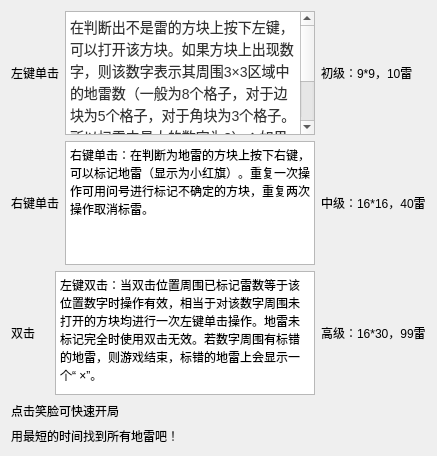
<?xml version="1.0" encoding="UTF-8"?>
<ui version="4.0">
 <class>infoDialog</class>
 <widget class="QDialog" name="infoDialog">
  <property name="geometry">
   <rect>
    <x>0</x>
    <y>0</y>
    <width>437</width>
    <height>456</height>
   </rect>
  </property>
  <property name="windowTitle">
   <string>Dialog</string>
  </property>
  <layout class="QGridLayout" name="gridLayout">
   <item row="0" column="0" colspan="2">
    <layout class="QHBoxLayout" name="horizontalLayout">
     <item>
      <widget class="QLabel" name="label">
       <property name="text">
        <string>左键单击</string>
       </property>
      </widget>
     </item>
     <item>
      <widget class="QTextBrowser" name="textBrowser">
       <property name="html">
        <string>&lt;!DOCTYPE HTML PUBLIC &quot;-//W3C//DTD HTML 4.0//EN&quot; &quot;http://www.w3.org/TR/REC-html40/strict.dtd&quot;&gt;
&lt;html&gt;&lt;head&gt;&lt;meta name=&quot;qrichtext&quot; content=&quot;1&quot; /&gt;&lt;style type=&quot;text/css&quot;&gt;
p, li { white-space: pre-wrap; }
&lt;/style&gt;&lt;/head&gt;&lt;body style=&quot; font-family:'SimSun'; font-size:9pt; font-weight:400; font-style:normal;&quot;&gt;
&lt;p style=&quot; margin-top:0px; margin-bottom:0px; margin-left:0px; margin-right:0px; -qt-block-indent:0; text-indent:0px;&quot;&gt;&lt;span style=&quot; font-family:'arial','宋体','sans-serif'; font-size:14px; color:#333333; background-color:#ffffff;&quot;&gt;在判断出不是雷的方块上按下左键，可以打开该方块。如果方块上出现数字，则该数字表示其周围3×3区域中的地雷数（一般为8个格子，对于边块为5个格子，对于角块为3个格子。所以扫雷中最大的数字为8）；如果方块上为空（相当于0），则可以递归地打开与空相邻的方块；如果不幸触雷，则游戏结束。&lt;/span&gt;&lt;/p&gt;&lt;/body&gt;&lt;/html&gt;</string>
       </property>
      </widget>
     </item>
    </layout>
   </item>
   <item row="0" column="2">
    <widget class="QLabel" name="label_5">
     <property name="text">
      <string>初级：9*9，10雷</string>
     </property>
    </widget>
   </item>
   <item row="1" column="0" colspan="2">
    <layout class="QHBoxLayout" name="horizontalLayout_2">
     <item>
      <widget class="QLabel" name="label_2">
       <property name="text">
        <string>右键单击</string>
       </property>
      </widget>
     </item>
     <item>
      <widget class="QTextBrowser" name="textBrowser_3">
       <property name="html">
        <string>&lt;!DOCTYPE HTML PUBLIC &quot;-//W3C//DTD HTML 4.0//EN&quot; &quot;http://www.w3.org/TR/REC-html40/strict.dtd&quot;&gt;
&lt;html&gt;&lt;head&gt;&lt;meta name=&quot;qrichtext&quot; content=&quot;1&quot; /&gt;&lt;style type=&quot;text/css&quot;&gt;
p, li { white-space: pre-wrap; }
&lt;/style&gt;&lt;/head&gt;&lt;body style=&quot; font-family:'SimSun'; font-size:9pt; font-weight:400; font-style:normal;&quot;&gt;
&lt;p style=&quot; margin-top:0px; margin-bottom:0px; margin-left:0px; margin-right:0px; -qt-block-indent:0; text-indent:0px;&quot;&gt;右键单击：在判断为地雷的方块上按下右键，可以标记地雷（显示为小红旗）。重复一次操作可用问号进行标记不确定的方块，重复两次操作取消标雷。 &lt;/p&gt;&lt;/body&gt;&lt;/html&gt;</string>
       </property>
      </widget>
     </item>
    </layout>
   </item>
   <item row="1" column="2">
    <widget class="QLabel" name="label_6">
     <property name="text">
      <string>中级：16*16，40雷</string>
     </property>
    </widget>
   </item>
   <item row="2" column="0" colspan="2">
    <layout class="QHBoxLayout" name="horizontalLayout_3">
     <item>
      <widget class="QLabel" name="label_3">
       <property name="text">
        <string>双击    </string>
       </property>
      </widget>
     </item>
     <item>
      <widget class="QTextBrowser" name="textBrowser_2">
       <property name="html">
        <string>&lt;!DOCTYPE HTML PUBLIC &quot;-//W3C//DTD HTML 4.0//EN&quot; &quot;http://www.w3.org/TR/REC-html40/strict.dtd&quot;&gt;
&lt;html&gt;&lt;head&gt;&lt;meta name=&quot;qrichtext&quot; content=&quot;1&quot; /&gt;&lt;style type=&quot;text/css&quot;&gt;
p, li { white-space: pre-wrap; }
&lt;/style&gt;&lt;/head&gt;&lt;body style=&quot; font-family:'SimSun'; font-size:9pt; font-weight:400; font-style:normal;&quot;&gt;
&lt;p style=&quot; margin-top:0px; margin-bottom:0px; margin-left:0px; margin-right:0px; -qt-block-indent:0; text-indent:0px;&quot;&gt;左键双击：当双击位置周围已标记雷数等于该位置数字时操作有效，相当于对该数字周围未打开的方块均进行一次左键单击操作。地雷未标记完全时使用双击无效。若数字周围有标错的地雷，则游戏结束，标错的地雷上会显示一个“ ×”。 &lt;/p&gt;&lt;/body&gt;&lt;/html&gt;</string>
       </property>
      </widget>
     </item>
    </layout>
   </item>
   <item row="2" column="2">
    <widget class="QLabel" name="label_7">
     <property name="text">
      <string>高级：16*30，99雷</string>
     </property>
    </widget>
   </item>
   <item row="3" column="0" rowspan="2" colspan="2">
    <widget class="QLabel" name="label_9">
     <property name="text">
      <string>点击笑脸可快速开局</string>
     </property>
    </widget>
   </item>
   <item row="4" column="1">
    <widget class="QLabel" name="label_8">
     <property name="text">
      <string/>
     </property>
    </widget>
   </item>
   <item row="5" column="0" colspan="2">
    <widget class="QLabel" name="label_4">
     <property name="text">
      <string>用最短的时间找到所有地雷吧！</string>
     </property>
    </widget>
   </item>
  </layout>
 </widget>
 <resources/>
 <connections/>
</ui>
